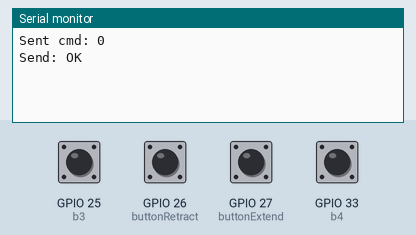
This sketch was run on a simulated ESP32. Parts: the last lines printed to the serial monitor. Inputs (shaded band) come from the test bench; at power-on: GPIO 25 (b3), GPIO 26 (buttonRetract), GPIO 27 (buttonExtend), GPIO 33 (b4) HIGH.

Above: at 1.3 s.
1.4 s: GPIO 26 (buttonRetract) pulled LOW for 0.15 s
At 2.2 s:
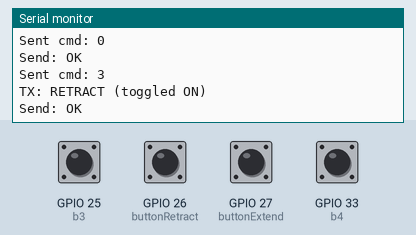
3.0 s: GPIO 27 (buttonExtend) pulled LOW for 0.15 s
At 3.7 s:
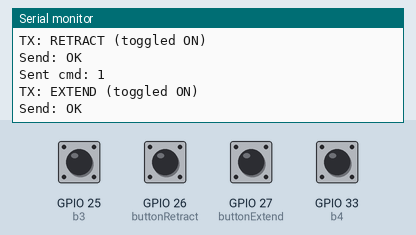
4.6 s: GPIO 33 (b4) pulled LOW for 0.15 s
At 5.6 s:
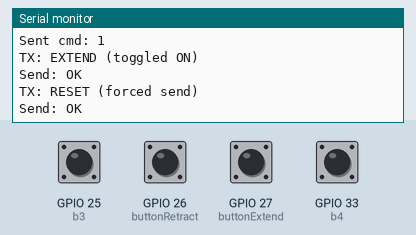
6.2 s: GPIO 26 (buttonRetract) driven LOW and GPIO 27 (buttonExtend) driven LOW
At 6.7 s:
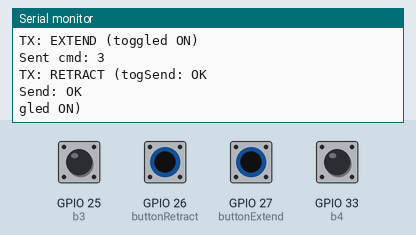
7.7 s: GPIO 26 (buttonRetract) pulsed HIGH 2 times (0.12 s each, 0.3 s apart)
At 8.04 s:
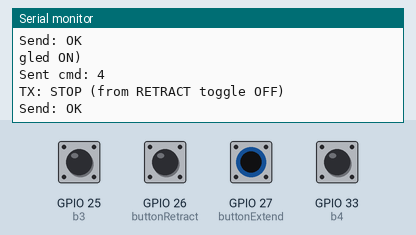
Timing chart, 0 to 10.7 s (numbered marks = the images above; inputs shaded):
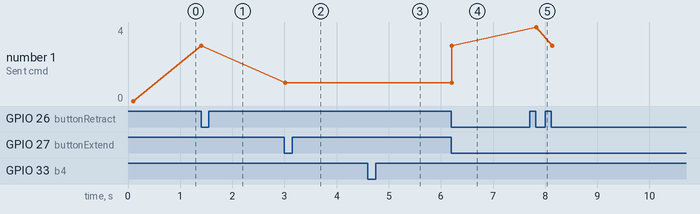

Measured:
- after the input at 1.4 s, the serial monitor: prints a new line at once (image 1)
- after the input at 3.0 s, the serial monitor: prints a new line at once (image 2)
- after the input at 4.6 s, the serial monitor: prints a new line at once (image 3)
- after the input at 6.2 s, the serial monitor: prints a new line at once (image 4)
- after the input at 7.7 s, the serial monitor: prints a new line after 0.13 s (image 5)
- plotted number 1: 0 → 3 after the input at 1.4 s, 3 → 1 after the input at 3.0 s, 1 → 3 after the input at 6.2 s

The sketch:

wroom_now_tra.ino
```cpp
/* Transmitter: two buttons (toggle extend / stop, toggle retract / stop)
   Robust: sets pinModes for all pins, initializes last states, and only
   sends when the command actually changes (prevents continuous sends).
   RESET button always sends regardless of previous state.
   Replace receiverMAC with your receiver's MAC address (0x88,...)
*/

#include <WiFi.h>
#include <esp_now.h>

// CHANGE this to your receiver MAC (6 bytes)
uint8_t receiverMAC[] = {0x88, 0x57, 0x21, 0x79, 0x8E, 0x00};

const int buttonExtend = 27;   // Button A (toggle extend/stop)
const int buttonRetract = 26;  // Button B (toggle retract/stop)
const int b3 = 25;             // Stop pin
const int b4 = 33;             // Reset pin

// const int buttonExtend = 4;   // Button A (toggle extend/stop)
// const int buttonRetract = 3;  // Button B (toggle retract/stop)
// const int b3 = 2;             // Stop pin
// const int b4 = 1;             // Reset pin

const unsigned long debounceMs = 180;

// tx message (single byte command)
typedef struct {
  uint8_t command; // 0=STOP, 1=EXTEND, 2=RETRACT, 5=RESET
} tx_message_t;

tx_message_t txMsg;

// last button states for edge detection
int lastExtendState;
int lastRetractState;
int lastResetState;
unsigned long lastDebounceTimeExt = 0;
unsigned long lastDebounceTimeRet = 0;
unsigned long lastDebounceTimeReset = 0;
bool extendActive = false;
bool retractActive = false;

// keep last sent command so we don't resend same command repeatedly
int lastSentCommand = -1;

void OnDataSent(const wifi_tx_info_t *tx_info, esp_now_send_status_t status) {
  Serial.print("Send: ");
  Serial.println(status == ESP_NOW_SEND_SUCCESS ? "OK" : "FAIL");
}

void sendCommand(uint8_t cmd) {
  // only send if command changed
  if ((int)cmd == lastSentCommand) return;
  txMsg.command = cmd;
  esp_err_t res = esp_now_send(receiverMAC, (uint8_t*)&txMsg, sizeof(txMsg));
  if (res != ESP_OK) {
    Serial.print("esp_now_send error: ");
    Serial.println(res);
  } else {
    lastSentCommand = cmd;
    Serial.print("Sent cmd: ");
    Serial.println(cmd);
  }
}

void sendResetCommand() {
  // Force send RESET regardless of lastSentCommand
  txMsg.command = 5;
  esp_err_t res = esp_now_send(receiverMAC, (uint8_t*)&txMsg, sizeof(txMsg));
  if (res != ESP_OK) {
    Serial.print("esp_now_send error: ");
    Serial.println(res);
  } else {
    lastSentCommand = 5;
    Serial.println("TX: RESET (forced send)");
  }
}

void setup() {
  Serial.begin(9600);
  delay(100);

  // configure pins and enable internal pullups
  pinMode(buttonExtend, INPUT_PULLUP);
  pinMode(buttonRetract, INPUT_PULLUP);
  pinMode(b3, INPUT_PULLUP); // STOP pin
  pinMode(b4, INPUT_PULLUP); // RESET pin

  // initialize last states from actual readings (avoids false edges)
  lastExtendState = digitalRead(buttonExtend);
  lastRetractState = digitalRead(buttonRetract);
  lastResetState = digitalRead(b4);

  WiFi.mode(WIFI_STA);
  if (esp_now_init() != ESP_OK) {
    Serial.println("ESP-NOW init failed");
    while (true) delay(1000);
  }

  // register send callback (new signature)
  esp_now_register_send_cb(OnDataSent);

  // add peer
  esp_now_peer_info_t peerInfo = {};
  memcpy(peerInfo.peer_addr, receiverMAC, 6);
  peerInfo.channel = 0;
  peerInfo.encrypt = false;
  if (esp_now_add_peer(&peerInfo) != ESP_OK) {
    Serial.println("Failed to add peer (maybe already added)");
  }

  // start with STOP command
  sendCommand(0);
}

void loop() {
  unsigned long now = millis();
  int curExt = digitalRead(buttonExtend);
  int curRet = digitalRead(buttonRetract);
  int stop = digitalRead(b3);
  int reset = digitalRead(b4);

  // EXTEND button (detect falling edge -> pressed)
  if (curExt == LOW && lastExtendState == HIGH && (now - lastDebounceTimeExt) > debounceMs) {
    lastDebounceTimeExt = now;
    extendActive = !extendActive;   // toggle extend state
    if (extendActive) {
      // turning extend ON, ensure retract OFF
      retractActive = false;
      sendCommand(1); // EXTEND
      Serial.println("TX: EXTEND (toggled ON)");
    } else {
      sendCommand(2); // STOP
      Serial.println("TX: STOP (from EXTEND toggle OFF)");
    }
  }

  // RETRACT button (detect falling edge -> pressed)
  if (curRet == LOW && lastRetractState == HIGH && (now - lastDebounceTimeRet) > debounceMs) {
    lastDebounceTimeRet = now;
    retractActive = !retractActive; // toggle retract
    if (retractActive) {
      extendActive = false;
      sendCommand(3); // RETRACT
      Serial.println("TX: RETRACT (toggled ON)");
    } else {
      sendCommand(4); // STOP
      Serial.println("TX: STOP (from RETRACT toggle OFF)");
    }
  }

  // RESET button (detect falling edge -> pressed)
  // Always sends RESET command regardless of previous state
  if (reset == LOW && lastResetState == HIGH && (now - lastDebounceTimeReset) > debounceMs) {
    lastDebounceTimeReset = now;

    // Force send RESET (bypasses duplicate check)
    sendResetCommand();

    // Reset both active states
    extendActive = false;
    retractActive = false;
  }

  // STOP button (active LOW) — currently disabled
  // if (stop == LOW) {
  //   sendCommand(0);
  // }

  // update last states AFTER processing (edge detection)
  lastExtendState = curExt;
  lastRetractState = curRet;
  lastResetState = reset;

  delay(20);
}
```
